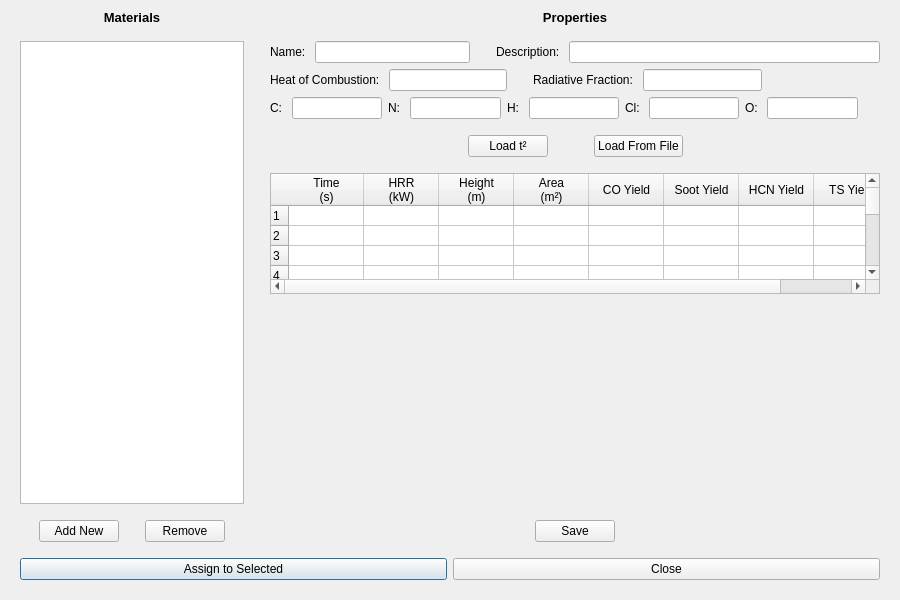
<?xml version="1.0" encoding="UTF-8"?>
<ui version="4.0">
 <class>FDYNFireMaterialDialog</class>
 <widget class="QDialog" name="FDYNFireMaterialDialog">
  <property name="geometry">
   <rect>
    <x>0</x>
    <y>0</y>
    <width>900</width>
    <height>600</height>
   </rect>
  </property>
  <property name="sizePolicy">
   <sizepolicy hsizetype="Fixed" vsizetype="Fixed">
    <horstretch>0</horstretch>
    <verstretch>0</verstretch>
   </sizepolicy>
  </property>
  <property name="minimumSize">
   <size>
    <width>900</width>
    <height>600</height>
   </size>
  </property>
  <property name="windowTitle">
   <string>Edit Fire Material</string>
  </property>
  <layout class="QVBoxLayout" name="verticalLayout" stretch="0,0">
   <property name="leftMargin">
    <number>20</number>
   </property>
   <property name="topMargin">
    <number>10</number>
   </property>
   <property name="rightMargin">
    <number>20</number>
   </property>
   <property name="bottomMargin">
    <number>10</number>
   </property>
   <item>
    <layout class="QHBoxLayout" name="hLayoutEntire" stretch="2,5">
     <property name="spacing">
      <number>6</number>
     </property>
     <property name="topMargin">
      <number>0</number>
     </property>
     <property name="bottomMargin">
      <number>0</number>
     </property>
     <item>
      <layout class="QVBoxLayout" name="vLayoutMaterialList" stretch="0,0,0">
       <property name="leftMargin">
        <number>0</number>
       </property>
       <property name="rightMargin">
        <number>20</number>
       </property>
       <item>
        <layout class="QHBoxLayout" name="horizontalLayout_2">
         <property name="bottomMargin">
          <number>10</number>
         </property>
         <item>
          <widget class="QLabel" name="label">
           <property name="font">
            <font>
             <pointsize>10</pointsize>
             <weight>75</weight>
             <bold>true</bold>
            </font>
           </property>
           <property name="text">
            <string>Materials</string>
           </property>
           <property name="alignment">
            <set>Qt::AlignCenter</set>
           </property>
          </widget>
         </item>
        </layout>
       </item>
       <item>
        <layout class="QVBoxLayout" name="vLayoutMaterials">
         <item>
          <widget class="QListWidget" name="listMaterial">
           <property name="styleSheet">
            <string notr="true"/>
           </property>
           <property name="frameShadow">
            <enum>QFrame::Sunken</enum>
           </property>
           <property name="lineWidth">
            <number>10</number>
           </property>
           <property name="midLineWidth">
            <number>10</number>
           </property>
           <property name="layoutMode">
            <enum>QListView::Batched</enum>
           </property>
           <property name="spacing">
            <number>5</number>
           </property>
           <property name="gridSize">
            <size>
             <width>0</width>
             <height>15</height>
            </size>
           </property>
           <property name="selectionRectVisible">
            <bool>false</bool>
           </property>
          </widget>
         </item>
        </layout>
       </item>
       <item>
        <layout class="QHBoxLayout" name="hLayoutNewButton">
         <property name="topMargin">
          <number>10</number>
         </property>
         <item>
          <spacer name="horizontalSpacer_6">
           <property name="orientation">
            <enum>Qt::Horizontal</enum>
           </property>
           <property name="sizeHint" stdset="0">
            <size>
             <width>40</width>
             <height>20</height>
            </size>
           </property>
          </spacer>
         </item>
         <item>
          <widget class="QPushButton" name="btnAddNew">
           <property name="text">
            <string>Add New</string>
           </property>
          </widget>
         </item>
         <item>
          <spacer name="horizontalSpacer_2">
           <property name="orientation">
            <enum>Qt::Horizontal</enum>
           </property>
           <property name="sizeHint" stdset="0">
            <size>
             <width>40</width>
             <height>20</height>
            </size>
           </property>
          </spacer>
         </item>
         <item>
          <widget class="QPushButton" name="btnRemove">
           <property name="text">
            <string>Remove</string>
           </property>
          </widget>
         </item>
         <item>
          <spacer name="horizontalSpacer">
           <property name="orientation">
            <enum>Qt::Horizontal</enum>
           </property>
           <property name="sizeHint" stdset="0">
            <size>
             <width>40</width>
             <height>20</height>
            </size>
           </property>
          </spacer>
         </item>
        </layout>
       </item>
      </layout>
     </item>
     <item>
      <layout class="QVBoxLayout" name="vLayoutMaterialProperties" stretch="0,2,2,4">
       <item>
        <layout class="QHBoxLayout" name="horizontalLayout_3">
         <property name="bottomMargin">
          <number>10</number>
         </property>
         <item>
          <widget class="QLabel" name="label_2">
           <property name="font">
            <font>
             <pointsize>10</pointsize>
             <weight>75</weight>
             <bold>true</bold>
            </font>
           </property>
           <property name="text">
            <string>Properties</string>
           </property>
           <property name="alignment">
            <set>Qt::AlignCenter</set>
           </property>
          </widget>
         </item>
        </layout>
       </item>
       <item>
        <layout class="QVBoxLayout" name="vLayoutMaterialInputs">
         <item>
          <layout class="QHBoxLayout" name="hLayoutNameAndDesc" stretch="0,1,0,0,2">
           <item>
            <widget class="QLabel" name="lblFireID">
             <property name="text">
              <string>Name: </string>
             </property>
            </widget>
           </item>
           <item>
            <widget class="QLineEdit" name="lineFireID"/>
           </item>
           <item>
            <spacer name="horizontalSpacer_5">
             <property name="orientation">
              <enum>Qt::Horizontal</enum>
             </property>
             <property name="sizeType">
              <enum>QSizePolicy::Fixed</enum>
             </property>
             <property name="sizeHint" stdset="0">
              <size>
               <width>20</width>
               <height>20</height>
              </size>
             </property>
            </spacer>
           </item>
           <item>
            <widget class="QLabel" name="lblFireDesc">
             <property name="text">
              <string>Description: </string>
             </property>
            </widget>
           </item>
           <item>
            <widget class="QLineEdit" name="lineFireDesc"/>
           </item>
          </layout>
         </item>
         <item>
          <layout class="QHBoxLayout" name="hLayoutFactors1">
           <item>
            <widget class="QLabel" name="lblCombuHeat">
             <property name="text">
              <string>Heat of Combustion: </string>
             </property>
            </widget>
           </item>
           <item>
            <widget class="QLineEdit" name="lineCombuHeat"/>
           </item>
           <item>
            <spacer name="horizontalSpacer_8">
             <property name="orientation">
              <enum>Qt::Horizontal</enum>
             </property>
             <property name="sizeType">
              <enum>QSizePolicy::Fixed</enum>
             </property>
             <property name="sizeHint" stdset="0">
              <size>
               <width>20</width>
               <height>20</height>
              </size>
             </property>
            </spacer>
           </item>
           <item>
            <widget class="QLabel" name="lblRadFraction">
             <property name="text">
              <string>Radiative Fraction: </string>
             </property>
            </widget>
           </item>
           <item>
            <widget class="QLineEdit" name="lineRadFraction"/>
           </item>
           <item>
            <spacer name="horizontalSpacer_3">
             <property name="orientation">
              <enum>Qt::Horizontal</enum>
             </property>
             <property name="sizeHint" stdset="0">
              <size>
               <width>40</width>
               <height>20</height>
              </size>
             </property>
            </spacer>
           </item>
          </layout>
         </item>
         <item>
          <layout class="QHBoxLayout" name="hLayoutFactors2">
           <item>
            <widget class="QLabel" name="lblC">
             <property name="text">
              <string>C: </string>
             </property>
            </widget>
           </item>
           <item>
            <widget class="QLineEdit" name="lineC"/>
           </item>
           <item>
            <widget class="QLabel" name="lblN">
             <property name="text">
              <string>N: </string>
             </property>
            </widget>
           </item>
           <item>
            <widget class="QLineEdit" name="lineN"/>
           </item>
           <item>
            <widget class="QLabel" name="lblH">
             <property name="text">
              <string>H: </string>
             </property>
            </widget>
           </item>
           <item>
            <widget class="QLineEdit" name="lineH"/>
           </item>
           <item>
            <widget class="QLabel" name="lblCl">
             <property name="text">
              <string>Cl: </string>
             </property>
            </widget>
           </item>
           <item>
            <widget class="QLineEdit" name="lineCl"/>
           </item>
           <item>
            <widget class="QLabel" name="lblO">
             <property name="text">
              <string>O: </string>
             </property>
            </widget>
           </item>
           <item>
            <widget class="QLineEdit" name="lineO"/>
           </item>
           <item>
            <spacer name="horizontalSpacer_4">
             <property name="orientation">
              <enum>Qt::Horizontal</enum>
             </property>
             <property name="sizeHint" stdset="0">
              <size>
               <width>40</width>
               <height>20</height>
              </size>
             </property>
            </spacer>
           </item>
          </layout>
         </item>
         <item>
          <layout class="QHBoxLayout" name="hLayoutButtons">
           <property name="topMargin">
            <number>10</number>
           </property>
           <property name="bottomMargin">
            <number>10</number>
           </property>
           <item>
            <spacer name="hSpacerLeft_2">
             <property name="orientation">
              <enum>Qt::Horizontal</enum>
             </property>
             <property name="sizeHint" stdset="0">
              <size>
               <width>40</width>
               <height>20</height>
              </size>
             </property>
            </spacer>
           </item>
           <item>
            <widget class="QPushButton" name="btnAddT2">
             <property name="text">
              <string>Load t²</string>
             </property>
            </widget>
           </item>
           <item>
            <spacer name="horizontalSpacer_7">
             <property name="orientation">
              <enum>Qt::Horizontal</enum>
             </property>
             <property name="sizeType">
              <enum>QSizePolicy::Fixed</enum>
             </property>
             <property name="sizeHint" stdset="0">
              <size>
               <width>40</width>
               <height>20</height>
              </size>
             </property>
            </spacer>
           </item>
           <item>
            <widget class="QPushButton" name="btnFromFile">
             <property name="text">
              <string>Load From File</string>
             </property>
            </widget>
           </item>
           <item>
            <spacer name="hSpacerRight_2">
             <property name="orientation">
              <enum>Qt::Horizontal</enum>
             </property>
             <property name="sizeHint" stdset="0">
              <size>
               <width>40</width>
               <height>20</height>
              </size>
             </property>
            </spacer>
           </item>
          </layout>
         </item>
        </layout>
       </item>
       <item>
        <widget class="QTableWidget" name="tableFireMaterials">
         <property name="focusPolicy">
          <enum>Qt::ClickFocus</enum>
         </property>
         <property name="rowCount">
          <number>30</number>
         </property>
         <property name="columnCount">
          <number>8</number>
         </property>
         <attribute name="horizontalHeaderCascadingSectionResizes">
          <bool>true</bool>
         </attribute>
         <attribute name="horizontalHeaderDefaultSectionSize">
          <number>75</number>
         </attribute>
         <attribute name="horizontalHeaderShowSortIndicator" stdset="0">
          <bool>false</bool>
         </attribute>
         <attribute name="horizontalHeaderStretchLastSection">
          <bool>true</bool>
         </attribute>
         <attribute name="verticalHeaderVisible">
          <bool>true</bool>
         </attribute>
         <attribute name="verticalHeaderMinimumSectionSize">
          <number>20</number>
         </attribute>
         <attribute name="verticalHeaderDefaultSectionSize">
          <number>20</number>
         </attribute>
         <attribute name="verticalHeaderHighlightSections">
          <bool>true</bool>
         </attribute>
         <attribute name="verticalHeaderStretchLastSection">
          <bool>false</bool>
         </attribute>
         <row/>
         <row/>
         <row/>
         <row/>
         <row/>
         <row/>
         <row/>
         <row/>
         <row/>
         <row/>
         <row/>
         <row/>
         <row/>
         <row/>
         <row/>
         <row/>
         <row/>
         <row/>
         <row/>
         <row/>
         <row/>
         <row/>
         <row/>
         <row/>
         <row/>
         <row/>
         <row/>
         <row/>
         <row/>
         <row/>
         <column>
          <property name="text">
           <string>Time
(s)</string>
          </property>
         </column>
         <column>
          <property name="text">
           <string>HRR
(kW)</string>
          </property>
         </column>
         <column>
          <property name="text">
           <string>Height
(m)</string>
          </property>
         </column>
         <column>
          <property name="text">
           <string>Area
(m²)</string>
          </property>
         </column>
         <column>
          <property name="text">
           <string>CO Yield</string>
          </property>
         </column>
         <column>
          <property name="text">
           <string>Soot Yield</string>
          </property>
         </column>
         <column>
          <property name="text">
           <string>HCN Yield</string>
          </property>
         </column>
         <column>
          <property name="text">
           <string>TS Yield</string>
          </property>
         </column>
        </widget>
       </item>
       <item>
        <layout class="QVBoxLayout" name="vLayoutGraph">
         <item>
          <widget class="FDYNHRRCurveWidget" name="widgetGraph" native="true">
           <property name="sizePolicy">
            <sizepolicy hsizetype="Expanding" vsizetype="Expanding">
             <horstretch>0</horstretch>
             <verstretch>0</verstretch>
            </sizepolicy>
           </property>
          </widget>
         </item>
         <item>
          <layout class="QHBoxLayout" name="horizontalLayout">
           <item>
            <spacer name="hSpacerLeft">
             <property name="orientation">
              <enum>Qt::Horizontal</enum>
             </property>
             <property name="sizeHint" stdset="0">
              <size>
               <width>40</width>
               <height>20</height>
              </size>
             </property>
            </spacer>
           </item>
           <item>
            <widget class="QPushButton" name="btnSave">
             <property name="text">
              <string>Save</string>
             </property>
            </widget>
           </item>
           <item>
            <spacer name="hSpacerRight">
             <property name="orientation">
              <enum>Qt::Horizontal</enum>
             </property>
             <property name="sizeHint" stdset="0">
              <size>
               <width>40</width>
               <height>20</height>
              </size>
             </property>
            </spacer>
           </item>
          </layout>
         </item>
        </layout>
       </item>
      </layout>
     </item>
    </layout>
   </item>
   <item>
    <layout class="QHBoxLayout" name="hLayoutOkCancel">
     <property name="leftMargin">
      <number>0</number>
     </property>
     <property name="topMargin">
      <number>10</number>
     </property>
     <property name="rightMargin">
      <number>0</number>
     </property>
     <property name="bottomMargin">
      <number>10</number>
     </property>
     <item>
      <widget class="QPushButton" name="btnRun">
       <property name="text">
        <string>Assign to Selected</string>
       </property>
       <property name="default">
        <bool>true</bool>
       </property>
      </widget>
     </item>
     <item>
      <widget class="QPushButton" name="btnClose">
       <property name="text">
        <string>Close</string>
       </property>
      </widget>
     </item>
    </layout>
   </item>
  </layout>
 </widget>
 <customwidgets>
  <customwidget>
   <class>FDYNHRRCurveWidget</class>
   <extends>QWidget</extends>
   <header>FDYNHRRCurveWidget.h</header>
   <container>1</container>
  </customwidget>
 </customwidgets>
 <tabstops>
  <tabstop>btnRun</tabstop>
  <tabstop>btnClose</tabstop>
  <tabstop>tableFireMaterials</tabstop>
 </tabstops>
 <resources/>
 <connections/>
</ui>
